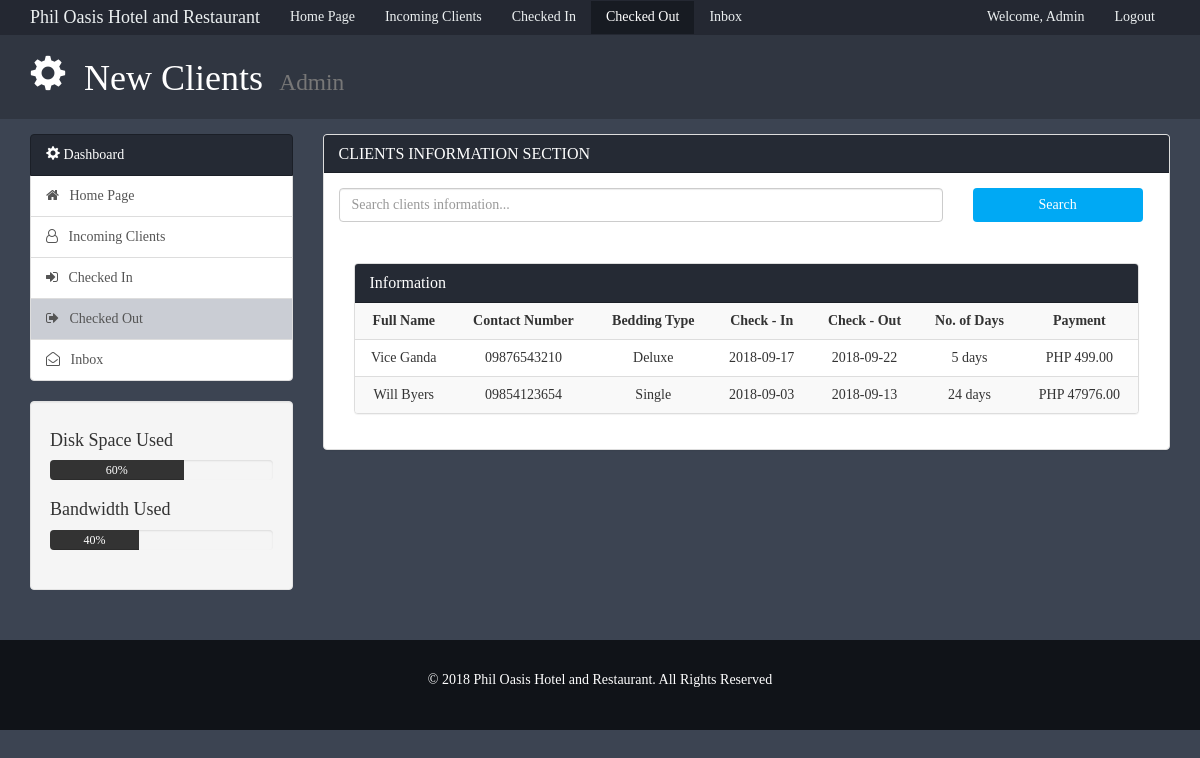
Screenshot of /admin/client_check_out.php (signed in) with the database file from the repository.
### tables this page shows
CREATE TABLE IF NOT EXISTS `reservation` (
  `id` int(10) NOT NULL AUTO_INCREMENT,
  `first_name` varchar(100) NOT NULL,
  `last_name` varchar(100) NOT NULL,
  `email` varchar(100) NOT NULL,
  `phone` varchar(100) NOT NULL,
  `bed_type` varchar(100) NOT NULL,
  `cin` date NOT NULL,
  `cout` date NOT NULL,
  `Number_of_days` int(11) NOT NULL,
  `Payment` int(11) NOT NULL,
  `Username` varchar(100) NOT NULL,
  `status` varchar(50) NOT NULL,
  PRIMARY KEY (`id`)
);

### admin/client_check_out.php (the view, shortened to what this page needs)
<?php
  $server= "localhost";
    $user = "root";
    $pass = "";
    $dbname = "hrs";
    $conn = new mysqli($server,$user,$pass, $dbname);
 ?>
<!DOCTYPE html>
<html lang="en">
  <head>
    <link href="css/bootstrap.min.css" rel="stylesheet">
    <link href="css/styles.css" rel="stylesheet">
     <link rel="stylesheet" type="text/css" href="css/font-awesome.css">
  </head>
  <body>
<font face="century gothic">
    <nav class="navbar navbar-default">
      <div class="container">
        <div class="navbar-header">
          <a class="navbar-brand" href="#">Phil Oasis Hotel and Restaurant</a>
        </div>
        <div id="navbar" class="collapse navbar-collapse">
          <ul class="nav navbar-nav">
            <li ><a href="admin.php" >Home Page</a></li>
            <li><a href="clients_information.php">Incoming Clients</a></li>
            <li><a href="approve_client1.php">Checked In</a></li>
             <li class="active"><a href="client_check_out.php">Checked Out</a></li>
            <li><a href="messages.php">Inbox</a></li>
          </ul>
          <ul class="nav navbar-nav navbar-right">
            <li><a href="#">Welcome, Admin</a></li>
            <li><a href="admin_logout.php">Logout</a></li>
          </ul>
        </div>
      </div>
    </nav>
    <header id="header">
      <div class="container">
        <div class="row">
          <div class="col-md-10">
            <h1><span class="glyphicon glyphicon-cog" aria-hidden="true"></span>&nbsp; New Clients<small>&nbsp;&nbsp; Admin</small></h1>
          </div>
      </div>
    </header>
    <section id="main">
      <div class="container">
        <div class="row">
          <div class="col-md-3">
            <div class="list-group">
               <a href="admin.php" class="list-group-item active main-color-bg">
                <span class="glyphicon glyphicon-cog" aria-hidden="true"></span> Dashboard
              </a>
               <a href="admin.php" class="list-group-item"><span class="fa fa-home" aria-hidden="true"></span>&nbsp;&nbsp;&nbsp;Home Page</a>
              <a href="clients_information.php" class="list-group-item"><span class="fa fa-user-o" aria-hidden="true"></span>&nbsp;&nbsp;&nbsp;Incoming Clients</a>
              <a href="approve_client1.php"   class="list-group-item"><span class="fa fa-sign-in" aria-hidden="true"></span>&nbsp;&nbsp;&nbsp;Checked In</a>
               <a href="approve_client1.php" style="background-color: #cacdd4" class="list-group-item"><span class="fa fa-sign-out" aria-hidden="true"></span>&nbsp;&nbsp;&nbsp;Checked Out</a>
              <a href="messages.php" class="list-group-item"><span class="fa fa-envelope-open-o" aria-hidden="true"></span>&nbsp;&nbsp;&nbsp;Inbox</a>
            </div>
            <div class="well">
              <h4>Disk Space Used</h4>
              <div class="progress">
                  <div class="progress-bar" role="progressbar" aria-valuenow="60" aria-valuemin="0" aria-valuemax="100" style="width: 60%;">
                      60%
              </div>
            </div>
            <h4>Bandwidth Used </h4>
            <div class="progress">
                <div class="progress-bar" role="progressbar" aria-valuenow="40" aria-valuemin="0" aria-valuemax="100" style="width: 40%;">
                    40%
            </div>
          </div>
            </div>
          </div>
          <div class="col-md-9">
            <div class="panel panel-default">
              <div class="panel-heading main-color-bg">
                <h3 class="panel-title">CLIENTS INFORMATION SECTION</h3>
              </div>
              <div class="panel-body">
                <form method="POST">
                    <div class="row">
                      <div class="col-md-9">
                        <input class="form-control" type="text" name="search" placeholder="Search clients information...">
                      </div>
                      <div class="col-md-3">
                        <button class="btn" style="width: 170px; background-color: #00a9f4; color: white">Search</button><br><br>
                      </div>
                    </div>
                    <div class="col-md-4">
                        </div>
                     </div>
                  </div>
                <div class="col-md-12">
            <div class="panel panel-default">
              <div class="panel-heading main-color-bg">
                <h3 class="panel-title">Information</h3>
              </div>
               <?php
                  $sql="SELECT * FROM `reservation` WHERE `status` = 'checkout'";
                  $records =  $conn->query($sql);
               ?>
                <table class="table table-striped table-hover">
                     <tr>
                    <th>Full Name</th>
                    <th>Contact Number</th>
                    <th>Bedding Type</th>
                    <th>Check - In</th>
                    <th>Check - Out</th>
                    <th>No. of Days</th>
                    <th>Payment</th>
                </tr>
                <?php
                while ($approved = mysqli_fetch_assoc($records)) {
                     echo "<tr>";
                     echo "<td>".$approved['first_name']." ".$approved['last_name']."</td>";
                     echo "<td>".$approved['phone']."</td>";
                     echo "<td>".$approved['bed_type']."</td>";
                     echo "<td>".$approved['cin']."</td>";
                     echo "<td>".$approved['cout']."</td>";
                     echo "<td>".$approved['Number_of_days']." days"."</td>";
                     echo "<td>"."PHP ".$approved['Payment'].".00"."</td>";
                     echo "</tr>";
                 }
                 ?>
                    </table>
              </div>
              </div>
          </div>
        </div>
      </div>
    </section>
    <footer id="footer">
      <p>© 2018 Phil Oasis Hotel and Restaurant. All Rights Reserved</p>
    </footer>
    </font>
  </body>
</html>

### admin/css/styles.css (style rules this page uses)
body { background:#3c4452; }
.navbar { min-height: 33px !important; margin-bottom:0; border-radius:0; }
.navbar-nav > li > a, .navbar-brand { padding-top:6px !important; padding-bottom:0 !important; height: 33px; }
.navbar-default { background-color: #242832; border-color: #242832; }
.navbar-default .navbar-brand { color: #ecf0f1; }
.navbar-default .navbar-nav > li > a { color: #ecf0f1; }
.navbar-default .navbar-nav > .active > a, .navbar-default .navbar-nav > .active > a:hover, .navbar-default .navbar-nav > .active > a:focus { color: white; background-color: #171b22; }
.navbar-default .navbar-collapse, .navbar-default .navbar-form { border-color: #ecf0f1; }
.main-color-bg { background-color: #252a34 !important; border-color: #1b1f27 !important; color:#ffffff !important; }
.panel .panel-heading { background-color: #252a34; color: white; }
#header { background:#303641; color:#ffffff; padding-bottom: 10px; margin-bottom: 15px; }
.progress-bar { background:#333333; color:#ffffff; }
#footer { background:#101318; color:#ffffff; text-align:center; padding:30px; margin-top:30px; }
th { text-align: center; }
td { text-align: center; }

### rows the page displays
reservation: first_name "Vice", last_name "Ganda", phone "09876543210", bed_type "Deluxe", cin "2018-09-17", cout "2018-09-22", Number_of_days "5", Payment "499"
reservation: first_name "Will", last_name "Byers", phone "09854123654", bed_type "Single", cin "2018-09-03", cout "2018-09-13", Number_of_days "24", Payment "47976"
